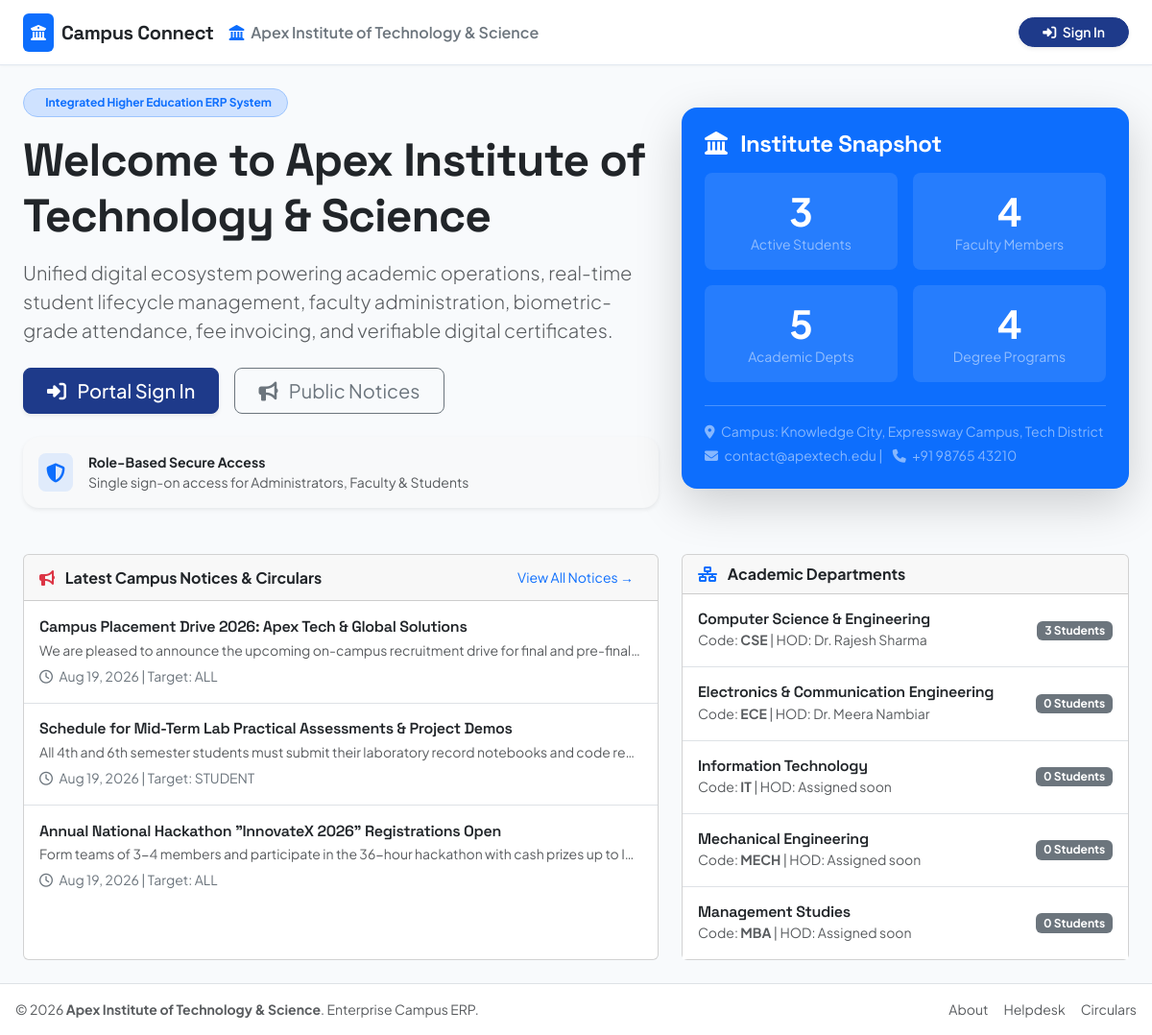
The page / on the database its author committed.
### app/models/notice.py (models this page shows, shortened)
class Notice(db.Model):
    __tablename__ = 'notices'
    id = db.Column(db.Integer, primary_key=True)
    title = db.Column(db.String(200), nullable=False)
    content = db.Column(db.Text, nullable=False)
    attachment_path = db.Column(db.String(255), nullable=True)
    target_audience = db.Column(db.String(30), default='ALL', nullable=False)  # ALL, DEPARTMENT, FACULTY, STUDENT
    department_id = db.Column(db.Integer, db.ForeignKey('departments.id', ondelete='CASCADE'), nullable=True)
    class_division_id = db.Column(db.Integer, db.ForeignKey('class_divisions.id', ondelete='CASCADE'), nullable=True)
    priority = db.Column(db.String(20), default='Normal', nullable=False)  # Low, Normal, High, Urgent
    publish_date = db.Column(db.Date, default=datetime.utcnow, nullable=False)
    expiry_date = db.Column(db.Date, nullable=True)
    is_active = db.Column(db.Boolean, default=True, nullable=False)
    is_published = synonym('is_active')
    published_by_id = db.Column(db.Integer, db.ForeignKey('users.id', ondelete='CASCADE'), nullable=False)
    created_by_id = synonym('published_by_id')
    created_at = db.Column(db.DateTime, default=datetime.utcnow, nullable=False)
    published_by = db.relationship('User', foreign_keys=[published_by_id])
    class_division = db.relationship('ClassDivision', foreign_keys=[class_division_id])
    @property
    def attachment_file(self):
        return self.attachment_path

### app/models/department.py (models this page shows, shortened)
class Department(db.Model):
    __tablename__ = 'departments'
    id = db.Column(db.Integer, primary_key=True)
    name = db.Column(db.String(100), unique=True, nullable=False, index=True)
    code = db.Column(db.String(20), unique=True, nullable=False, index=True)
    description = db.Column(db.Text, nullable=True)
    hod_faculty_id = db.Column(db.Integer, db.ForeignKey('faculty.id', ondelete='SET NULL', use_alter=True, name='fk_departments_hod_faculty_id'), nullable=True)
    is_active = db.Column(db.Boolean, default=True, nullable=False)
    created_at = db.Column(db.DateTime, default=datetime.utcnow, nullable=False)
    updated_at = db.Column(db.DateTime, default=datetime.utcnow, onupdate=datetime.utcnow, nullable=False)
    courses = db.relationship('Course', backref='department', lazy='dynamic', cascade='all, delete-orphan')
    faculty_members = db.relationship('Faculty', foreign_keys='Faculty.department_id', backref='department', lazy='dynamic')
    students = db.relationship('Student', backref='department', lazy='dynamic')
    subjects = db.relationship('Subject', backref='department', lazy='dynamic')
    notices = db.relationship('Notice', backref='department', lazy='dynamic')
    hod = db.relationship('Faculty', foreign_keys=[hod_faculty_id], post_update=True)

### app/models/faculty.py (models this page shows, shortened)
class Faculty(db.Model):
    __tablename__ = 'faculty'
    id = db.Column(db.Integer, primary_key=True)
    user_id = db.Column(db.Integer, db.ForeignKey('users.id', ondelete='CASCADE'), unique=True, nullable=False)
    faculty_id = db.Column(db.String(30), unique=True, nullable=False, index=True)
    employee_id = db.Column(db.String(30), unique=True, nullable=False, index=True)
    first_name = db.Column(db.String(50), nullable=False)
    middle_name = db.Column(db.String(50), nullable=True)
    last_name = db.Column(db.String(50), nullable=False)
    full_name = db.Column(db.String(150), nullable=False, index=True)
    profile_photo = db.Column(db.String(255), nullable=True)
    dob = db.Column(db.Date, nullable=True)
    gender = db.Column(db.String(20), nullable=True)  # Male, Female, Other
    blood_group = db.Column(db.String(10), nullable=True)
    personal_email = db.Column(db.String(120), nullable=True)
    official_email = db.Column(db.String(120), nullable=False)
    mobile = db.Column(db.String(20), nullable=False)
    alt_mobile = db.Column(db.String(20), nullable=True)
    department_id = db.Column(db.Integer, db.ForeignKey('departments.id', ondelete='RESTRICT'), nullable=False)
    designation = db.Column(db.String(100), default='Assistant Professor', nullable=False)  # Professor, Associate Professor, Assistant Professor, Lecturer
    employment_type = db.Column(db.String(30), default='Permanent', nullable=False)  # Permanent, Contract, Visiting, Guest
    joining_date = db.Column(db.Date, nullable=True)
    qualification = db.Column(db.String(150), nullable=True)  # Ph.D, M.Tech, M.Sc, etc.
    specialization = db.Column(db.String(150), nullable=True)
    experience_years = db.Column(db.Float, default=0.0, nullable=True)
    status = db.Column(db.String(30), default='Active', nullable=False)  # Active, Inactive, On Leave, Retired
    curr_address_line1 = db.Column(db.String(200), nullable=True)
    curr_address_line2 = db.Column(db.String(200), nullable=True)
    curr_city = db.Column(db.String(100), nullable=True)
    curr_district = db.Column(db.String(100), nullable=True)
    curr_state = db.Column(db.String(100), nullable=True)
    curr_country = db.Column(db.String(100), default='India', nullable=True)
    curr_pincode = db.Column(db.String(20), nullable=True)
    perm_address_line1 = db.Column(db.String(200), nullable=True)
    perm_address_line2 = db.Column(db.String(200), nullable=True)
    perm_city = db.Column(db.String(100), nullable=True)
    perm_district = db.Column(db.String(100), nullable=True)
    perm_state = db.Column(db.String(100), nullable=True)
    perm_country = db.Column(db.String(100), default='India', nullable=True)
    perm_pincode = db.Column(db.String(20), nullable=True)
    emergency_name = db.Column(db.String(100), nullable=True)
    emergency_relation = db.Column(db.String(50), nullable=True)
    emergency_phone = db.Column(db.String(20), nullable=True)
    emergency_alt_phone = db.Column(db.String(20), nullable=True)
    created_at = db.Column(db.DateTime, default=datetime.utcnow, nullable=False)
    updated_at = db.Column(db.DateTime, default=datetime.utcnow, onupdate=datetime.utcnow, nullable=False)
    assigned_classes = db.relationship('ClassDivision', secondary=faculty_classes, backref=db.backref('assigned_faculty', lazy='dynamic'))
    timetables = db.relationship('Timetable', backref='faculty', lazy='dynamic')
    attendance_sessions = db.relationship('AttendanceSession', backref='faculty', lazy='dynamic')
    assignments = db.relationship('Assignment', backref='faculty', lazy='dynamic')
    study_materials = db.relationship('StudyMaterial', backref='faculty', lazy='dynamic')
    documents = db.relationship('FacultyDocument', backref='faculty', lazy='dynamic', cascade='all, delete-orphan')
    feedbacks = db.relationship('Feedback', backref='target_faculty', lazy='dynamic')
    @property
    def date_of_joining(self):
        return self.joining_date
    @property
    def photo(self):
        return self.profile_photo

### app/routes/main_routes.py (the view, shortened to what this page needs)
@main_bp.route('/')
def index():
    stats = {
        'students_count': 0,
        'faculty_count': 0,
        'departments_count': 0,
        'courses_count': 0
    }
    recent_notices = []
    departments = []
    try:
        stats = {
            'students_count': Student.query.filter_by(status='Active').count(),
            'faculty_count': Faculty.query.filter_by(status='Active').count(),
            'departments_count': Department.query.filter_by(is_active=True).count(),
            'courses_count': Course.query.filter_by(is_active=True).count()
        }
        recent_notices = Notice.query.filter_by(is_published=True).order_by(Notice.created_at.desc()).limit(5).all()
        departments = Department.query.filter_by(is_active=True).limit(6).all()
    except Exception as e:
        logger.warning(f"Initial DB query fallback in main.index: {e}")
        db.session.rollback()
    return render_template('main/index.html', stats=stats, notices=recent_notices, departments=departments)

### app/templates/main/index.html (shortened to what this page needs)
{% extends "base.html" %}
{% block content %}
<div class="row g-4 align-items-center mb-5">
    <div class="col-lg-7">
        <div class="badge bg-primary-subtle text-primary border border-primary-subtle px-3 py-2 rounded-pill mb-3">
             Integrated Higher Education ERP System
        </div>
        <h1 class="display-5 fw-bold text-dark mb-3">Welcome to {{ COLLEGE_NAME }}</h1>
        <p class="lead text-muted mb-4">
            Unified digital ecosystem powering academic operations, real-time student lifecycle management, faculty administration, biometric-grade attendance, fee invoicing, and verifiable digital certificates.
        </p>
        <div class="d-flex flex-wrap gap-3 mb-4">
            <a href="{{ url_for('auth.login') }}" class="btn btn-primary btn-lg px-4 shadow-sm">
                <i class="fa-solid fa-right-to-bracket me-2"></i> Portal Sign In
            </a>
            <a href="{{ url_for('notice.index') }}" class="btn btn-outline-secondary btn-lg px-4">
                <i class="fa-solid fa-bullhorn me-2"></i> Public Notices
            </a>
        </div>
        <div class="card bg-light border-0 p-3 rounded-4 shadow-sm">
            <div class="d-flex align-items-center gap-3">
                <div class="p-2 bg-primary bg-opacity-10 text-primary rounded-3">
                    <i class="fa-solid fa-shield-halved fa-lg"></i>
                </div>
                <div>
                    <div class="fw-bold text-dark small">Role-Based Secure Access</div>
                    <div class="text-muted small">Single sign-on access for Administrators, Faculty & Students</div>
                </div>
            </div>
        </div>
    </div>
    <div class="col-lg-5">
        <div class="card border-0 shadow-lg rounded-4 overflow-hidden bg-primary text-white p-4">
            <h4 class="fw-bold mb-3"><i class="fa-solid fa-landmark me-2"></i> Institute Snapshot</h4>
            <div class="row g-3 text-center">
                <div class="col-6">
                    <div class="p-3 bg-white bg-opacity-10 rounded-3">
                        <div class="display-6 fw-bold">{{ stats.students_count }}</div>
                        <div class="small text-white-50">Active Students</div>
                    </div>
                </div>
                <div class="col-6">
                    <div class="p-3 bg-white bg-opacity-10 rounded-3">
                        <div class="display-6 fw-bold">{{ stats.faculty_count }}</div>
                        <div class="small text-white-50">Faculty Members</div>
                    </div>
                </div>
                <div class="col-6">
                    <div class="p-3 bg-white bg-opacity-10 rounded-3">
                        <div class="display-6 fw-bold">{{ stats.departments_count }}</div>
                        <div class="small text-white-50">Academic Depts</div>
                    </div>
                </div>
                <div class="col-6">
                    <div class="p-3 bg-white bg-opacity-10 rounded-3">
                        <div class="display-6 fw-bold">{{ stats.courses_count }}</div>
                        <div class="small text-white-50">Degree Programs</div>
                    </div>
                </div>
            </div>
            <div class="mt-4 pt-3 border-top border-white border-opacity-25">
                <div class="small text-white-50"><i class="fa-solid fa-location-dot me-1"></i> Campus: {{ COLLEGE_ADDRESS }}</div>
                <div class="small text-white-50 mt-1"><i class="fa-solid fa-envelope me-1"></i> {{ COLLEGE_EMAIL }} | <i class="fa-solid fa-phone ms-2 me-1"></i> {{ COLLEGE_PHONE }}</div>
            </div>
        </div>
    </div>
</div>
<div class="row g-4">
    <div class="col-lg-7">
        <div class="card h-100">
            <div class="card-header d-flex justify-content-between align-items-center">
                <span class="fw-bold text-dark"><i class="fa-solid fa-bullhorn text-danger me-2"></i> Latest Campus Notices & Circulars</span>
                <a href="{{ url_for('notice.index') }}" class="btn btn-sm btn-link text-decoration-none">View All Notices →</a>
            </div>
            <div class="card-body p-0">
                <div class="list-group list-group-flush">
                    {% for n in notices %}
                        <a href="{{ url_for('notice.detail', notice_id=n.id) }}" class="list-group-item list-group-item-action p-3">
                            <div class="d-flex w-100 justify-content-between align-items-center mb-1">
                                <h6 class="mb-0 fw-semibold text-dark">{{ n.title }}</h6>
                                <span class="badge bg-{{ n.priority_badge_class }}">{{ n.priority }}</span>
                            </div>
                            <p class="mb-1 text-muted small text-truncate">{{ n.content }}</p>
                            <small class="text-secondary"><i class="fa-regular fa-clock me-1"></i> {{ n.publish_date|date_format }} | Target: {{ n.target_audience }}</small>
                        </a>
                    {% else %}
                        <div class="p-4 text-center text-muted">No notices posted recently.</div>
                    {% endfor %}
                </div>
            </div>
        </div>
    </div>
    <div class="col-lg-5">
        <div class="card h-100">
            <div class="card-header fw-bold text-dark">
                <i class="fa-solid fa-network-wired text-primary me-2"></i> Academic Departments
            </div>
            <div class="card-body p-0">
                <div class="list-group list-group-flush">
                    {% for d in departments %}
                        <div class="list-group-item p-3 d-flex justify-content-between align-items-center">
                            <div>
                                <h6 class="mb-0 fw-semibold">{{ d.name }}</h6>
                                <small class="text-muted">Code: <strong>{{ d.code }}</strong> | HOD: {{ d.hod.full_name if d.hod else 'Assigned soon' }}</small>
                            </div>
                            <span class="badge bg-secondary">{{ d.students.count() if d.students.count is defined else (d.students|length) }} Students</span>
                        </div>
                    {% else %}
                        <div class="p-4 text-center text-muted">No departments configured.</div>
                    {% endfor %}
                </div>
            </div>
        </div>
    </div>
</div>
{% endblock %}

### rows shown on the page
Notice: title "Campus Placement Drive 2026: Apex Tech & Global Solutions", content "We are pleased to announce the upcoming on-campus recruitment drive for final and pre-final…", publish_date "Aug 19, 2026", target_audience "ALL"
Notice: title "Schedule for Mid-Term Lab Practical Assessments & Project Demos", content "All 4th and 6th semester students must submit their laboratory record notebooks and code re…", publish_date "Aug 19, 2026", target_audience "STUDENT"
Notice: title "Annual National Hackathon \"InnovateX 2026\" Registrations Open", content "Form teams of 3-4 members and participate in the 36-hour hackathon with cash prizes up to I…", publish_date "Aug 19, 2026", target_audience "ALL"
Department: name "Computer Science & Engineering", code "CSE", hod "Dr. Rajesh Sharma", students.count|length "3"
Department: name "Electronics & Communication Engineering", code "ECE", hod "Dr. Meera Nambiar", students.count|length "0"
Department: name "Information Technology", code "IT", hod "Assigned soon", students.count|length "0"
Department: name "Mechanical Engineering", code "MECH", hod "Assigned soon", students.count|length "0"
Department: name "Management Studies", code "MBA", hod "Assigned soon", students.count|length "0"

### other values the page prints
{{ APP_NAME }} "Campus Connect"
{{ COLLEGE_NAME }} "Apex Institute of Technology & Science"
{{ stats.students_count }} "3"
{{ stats.faculty_count }} "4"
{{ stats.departments_count }} "5"
{{ stats.courses_count }} "4"
{{ COLLEGE_ADDRESS }} "Knowledge City, Expressway Campus, Tech District"
{{ COLLEGE_EMAIL }} "contact@apextech.edu"
{{ COLLEGE_PHONE }} "+91 98765 43210"
